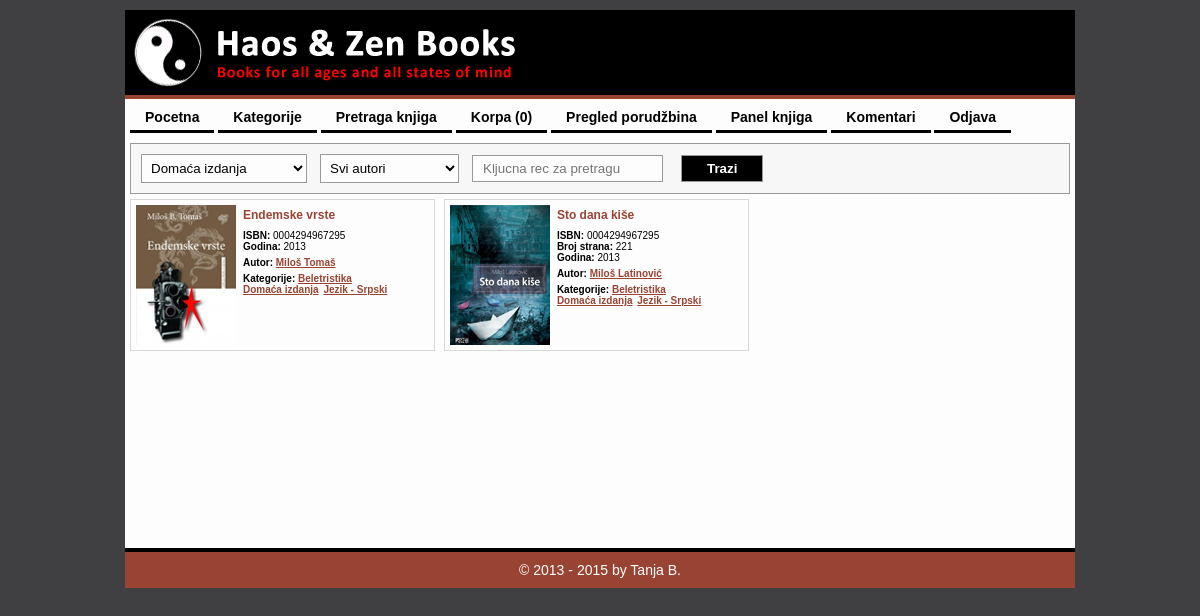
Screenshot of /HaosZenBooks/index.php?modul=knjige&opcija=index&Kategorija_ID=25 (signed in) with the database file from the repository.
### tables this page shows
CREATE TABLE `knjiga` (
  `ID` int(8) NOT NULL AUTO_INCREMENT,
  `OriginalniNaslov` varchar(128) NOT NULL,
  `PrevodNaslova` varchar(128) DEFAULT NULL,
  `BrojStrana` int(4) unsigned DEFAULT NULL,
  `ISBN` int(13) unsigned zerofill NOT NULL,
  `Godina` int(4) unsigned NOT NULL,
  `Cena` decimal(10,2) unsigned DEFAULT NULL,
  PRIMARY KEY (`ID`)
);

CREATE TABLE `autor` (
  `ID` int(6) NOT NULL AUTO_INCREMENT,
  `ImePrezime` varchar(128) NOT NULL,
  PRIMARY KEY (`ID`)
);

CREATE TABLE `kategorija` (
  `ID` int(6) NOT NULL AUTO_INCREMENT,
  `Naziv` varchar(64) NOT NULL,
  PRIMARY KEY (`ID`)
);

### HaosZenBooks/index.php (called while the page is built, shortened)
<?php
    include_once 'back/MySQL.php';
    include_once "back/Modul.php";
    $default_modul  = 'main';
    $default_opcija = 'index';
    $modul = $default_modul;
    $opcija = $default_opcija;
    if ( isset($_GET['modul']) )  $modul  = Funkcije::procistiIme($_GET['modul']);
    if ( isset($_GET['opcija']) ) $opcija = Funkcije::procistiIme($_GET['opcija']);
    $modul::$opcija();

### HaosZenBooks/back/MySQL.php (called while the page is built, shortened)
<?php
    abstract class MySQL {
        public static function upitUNiz($mysql_upit) {
            $rezultat = @mysql_query($mysql_upit);
            $niz = array();
            while ( $red = mysql_fetch_assoc($rezultat) ) {
                $niz[] = $red;
            }
            return $niz;
        }
    }

### HaosZenBooks/front/templejti/knjige.pretraga.forma.php (the view, shortened to what this page needs)
<form method="get">
    <table>
        <tr>
            <td>
                <select name="Kategorija_ID">
                    <?php if (is_array($kategorije) ) foreach ( $kategorije as $kategorija ): ?>
                        <option value="<?php echo intval($kategorija['ID']); ?>" <?php if ( isset($_GET['Kategorija_ID']) and intval($_GET['Kategorija_ID']) == $kategorija['ID'] ) echo 'selected'; ?>>
                            <?php echo htmlspecialchars($kategorija['Naziv']); ?>
                        </option>
                    <?php endforeach; ?>
                </select>
            </td>
            <td>
                <select name="Autor_ID">
                    <option value="">Svi autori</option>
                </select>
            </td>
            <td>
                <input type="text" name="KljucnaRec" value="<?php echo htmlspecialchars(strip_tags(@$_GET['KljucnaRec'])); ?>" placeholder="Kljucna rec za pretragu" />
            </td>
            <td>
                <input type="submit" value="Trazi" />
            </td>
        </tr>
    </table>
</form>

### HaosZenBooks/front/templejti/knjige.pretraga.php (shortened to what this page needs)
<?php
    include_once 'front/templejti/knjige.pretraga.forma.php';
    echo '<section class="spisak-knjiga">';
    foreach ( $knjige as $knjiga ) {
      ?>
        <article class="knjiga">
            <a href="index.php?modul=knjige&opcija=prikaz&ID=<?php echo $knjiga['ID']; ?>">
                <img class="knjiga-slika" src="img/knjige/<?php echo $knjiga['ID']; ?>.png" alt="<?php echo htmlentities($knjiga['OriginalniNaslov']); ?>" />
            </a>
            <div class="knjiga-detalji">
                <a class="knjiga-naslov" href="index.php?modul=knjige&opcija=prikaz&ID=<?php echo $knjiga['ID']; ?>">
                    <?php echo htmlspecialchars($knjiga['OriginalniNaslov']); ?>
                </a>
                <div class="knjiga-isbn"><b>ISBN:</b> <?php echo $knjiga['ISBN']; ?></div>
                <?php if ( $knjiga['BrojStrana'] != '' ): ?>
                    <div class="knjiga-broj-strana"><b>Broj strana:</b> <?php echo $knjiga['BrojStrana']; ?></div>
                <?php endif; ?>
                <?php if ( $knjiga['Godina'] != '' ): ?>
                    <div class="knjiga-godina"><b>Godina:</b> <?php echo $knjiga['Godina']; ?></div>
                <?php endif; ?>
                <div class="knjiga-autor">
                    <b>Autor:</b>
                    <a href="index.php?modul=knjige&opcija=pretraga&Autor_ID=<?php echo $knjiga['Autor_ID']; ?>">
                        <?php echo htmlspecialchars($knjiga['AutorImePrezime']); ?>
                    </a>
                </div>
                <div class="knjiga-kategorije">
                    <b>Kategorije:</b>
                    <?php
                        $kategorije_knjige = explode(',', $knjiga['kategorije']);
                        foreach ( $kategorije_knjige as $kategorija_knjige ):
                            $ID = $kategorija_knjige;
                            $Naziv = knjige::_naziv_kategorije_za_id($kategorije, $ID);
                            ?>
                                <a class="kategorija-knjige" href="index.php?modul=knjige&opcija=pretraga&Kategorija_ID=<?php echo $ID; ?>">
                                    <?php echo htmlspecialchars($Naziv); ?>
                                </a>
                            <?php
                        endforeach;
                    ?>
                </div>
            </div>
        </article>
      <?php
    }
    echo '</section>';

### rows the page displays
knjiga: shows a picture, OriginalniNaslov "Endemske vrste", ISBN "0004294967295", Godina "2013", autor.ImePrezime "Miloš Tomaš"
kategorija: Naziv "Beletristika"
kategorija: Naziv "Domaća izdanja"
kategorija: Naziv "Jezik - Srpski"
knjiga: shows a picture, OriginalniNaslov "Sto dana kiše", ISBN "0004294967295", BrojStrana "221", Godina "2013", autor.ImePrezime "Miloš Latinović"

### other values shown
$stavka[1] "Pocetna"
$stavka[1] "Kategorije"
$stavka[1] "Pretraga knjiga"
$stavka[1] "Korpa (0)"
$stavka[1] "Pregled porudžbina"
$stavka[1] "Panel knjiga"
$stavka[1] "Komentari"
$stavka[1] "Odjava"
$napravljeno "2013"
form field Kategorija_ID "Domaća izdanja"
